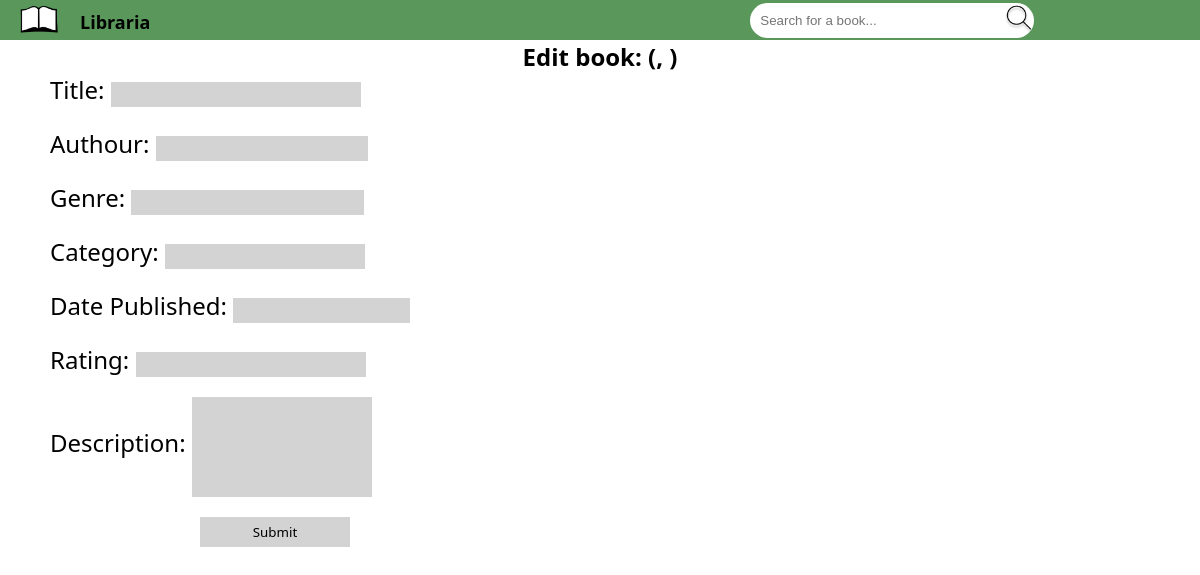
Page /edit/7 on the earlier database version.
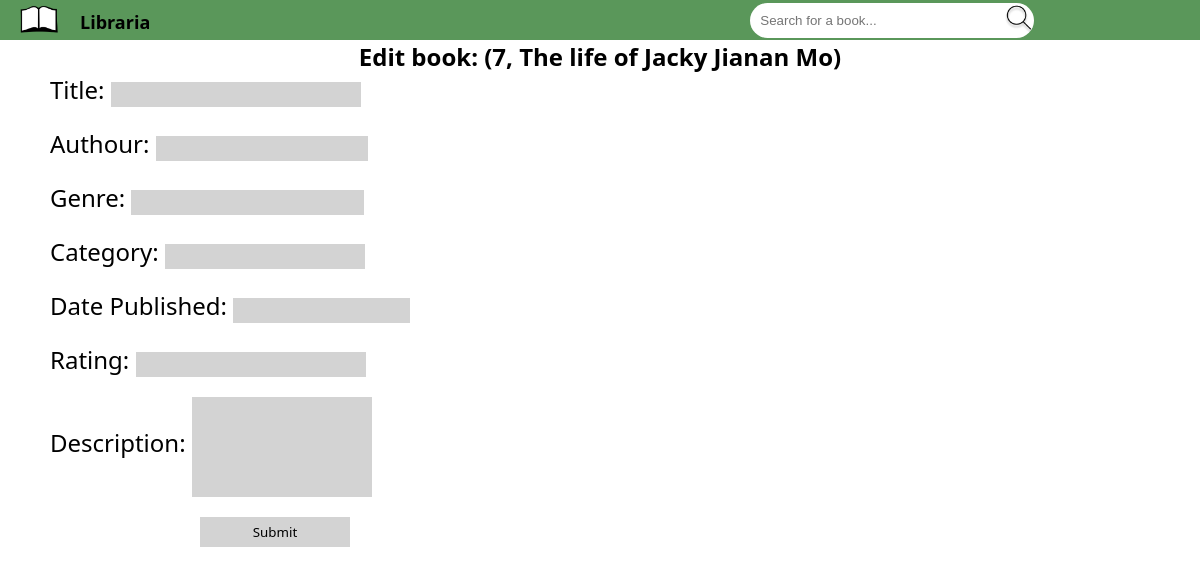
Same page on the later database version.
### tables this page shows
CREATE TABLE "library" (
	"Id"	INTEGER NOT NULL UNIQUE,
	"Title"	TEXT NOT NULL,
	"Authour"	TEXT NOT NULL,
	"Genre"	TEXT NOT NULL,
	"Category"	TEXT NOT NULL,
	"Published"	TEXT NOT NULL,
	"Rating"	INTEGER NOT NULL,
	"Description"	TEXT NOT NULL,
	"Cover"	TEXT,
	PRIMARY KEY("Id" AUTOINCREMENT)
);

### app.py (the view, shortened to what this page needs)
@app.route('/edit/<int:id>', methods=('GET', 'POST'))
def edit_book(id):
    conn = get_db_connection()
    book = conn.execute('SELECT * FROM library WHERE id=?', (id,)).fetchone()
    return render_template('edit_book.html', book=book)

### app.py (called while the page is built)
def get_db_connection():
    conn = sqlite3.connect('book.db')
    conn.row_factory = sqlite3.Row
    return conn

### templates/edit_book.html (shortened to what this page needs)
{% extends "index.html" %}
{% block body %}
<h2 id="nbheader">Edit book: ({{ book.id }}, {{book.title}})</h2>
<form method="post">
    <label for="text" class="info">Title: </label>
        <input type="text" class="input" name="intitle" id="intitle" required><br>
    <label for="text" class="info">Authour: </label>
        <input type="text" class="input" name="inauthour" id="inauthour" required><br>
    <label for="text" class="info">Genre: </label>
        <input type="text" class="input" name="ingenre" id="ingenre" required><br>
    <label for="text" class="info">Category: </label>
        <input type="text" class="input" name="incategory" id="incategory" required><br>
    <label for="text" class="info">Date Published: </label>
        <input type="text" class="input" name="indop" id="indop" required><br>
    <label for="text" class="info">Rating: </label>
        <input type="text" class="input" name="inrating" id="inrating" required><br>
    <label for="text" class="info">Description: </label>
        <input type="text" class="input" name="indescription" id="indescription" required><br>
    <button type="submit" id="submit">Submit</button>
</form>
{% endblock %}

Differences in the rows shown:
added library: id "7", title "The life of Jacky Jianan Mo"
